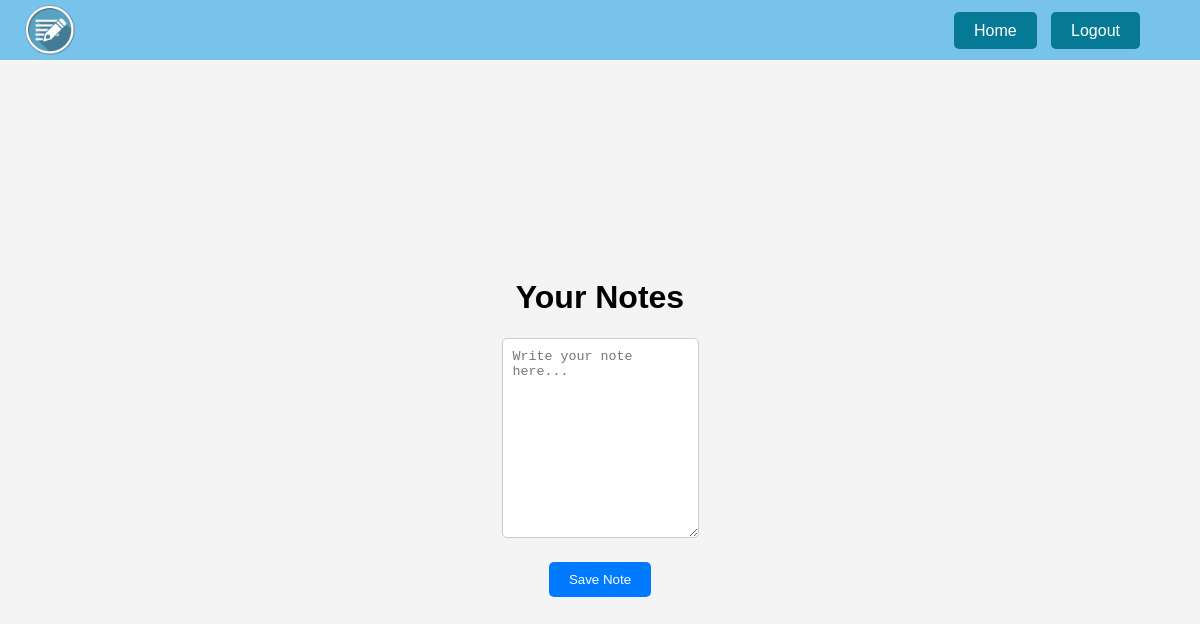
The app's page /home (signed in), older data.
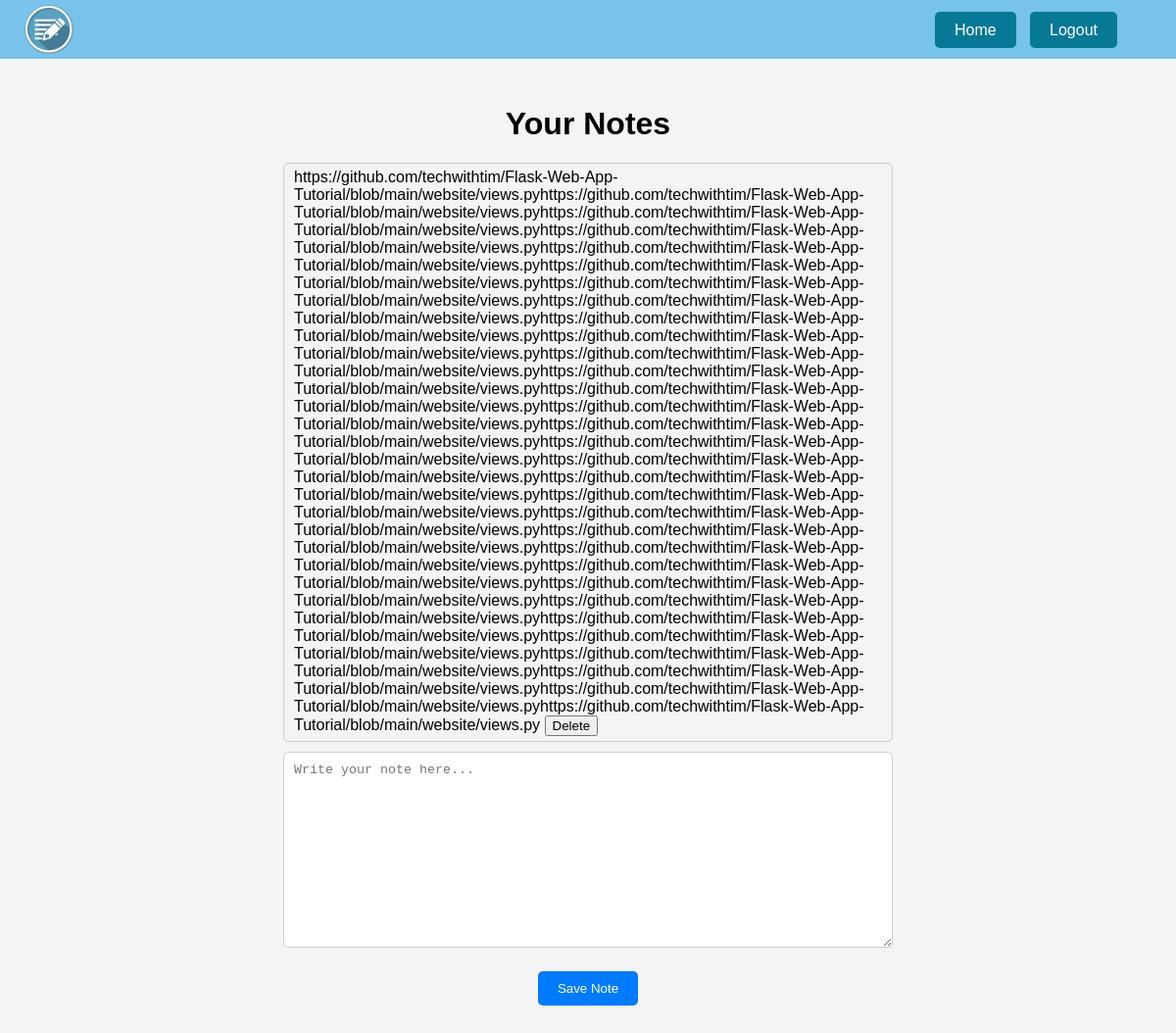
The same page, newer data.
### website/models.py (models this page shows)
class Note(db.Model):
    id = db.Column(db.Integer, primary_key=True)
    data = db.Column(db.String(10000))
    date = db.Column(db.DateTime(timezone=True), default=func.now())
    user_id = db.Column(db.Integer, db.ForeignKey('user.id'), nullable=False)

### website/views.py (the view, shortened to what this page needs)
@views.route('/home', methods=['GET', 'POST'])
@login_required
def home():
    return render_template('home.html', user=current_user)

### website/__init__.py (called while the page is built)
def create_app():
    app = Flask(__name__)
    app.config['SECRET_KEY'] = 'onlyfortesting2003'
    app.config['SQLALCHEMY_DATABASE_URI'] = f'sqlite:///{DBNAME}'
    db.init_app(app)
    from .views import views
    from .auth import auth
    app.register_blueprint(views, url_prefix='/')
    app.register_blueprint(auth, url_prefix='/')
    from .models import User, Note
    with app.app_context():
        create_database()
    login_manager = LoginManager()
    login_manager.login_view = 'auth.login'
    login_manager.init_app(app)
    @login_manager.user_loader
    def load_user(id):
        return User.query.get(int(id))
    return app

### website/templates/home.html (shortened to what this page needs)
{% extends "base.html" %}
{% block content %}
<div style="margin-top: 100px;">
    <h1 style="text-align: center;">Your Notes</h1>
    <ul class="notes-list">
        {% for note in user.notes %}
        <li>
            {{ note.data }}
            <button class="delete-btn" onclick="deleteNote({{ note.id }})">Delete</button>
        </li>
        {% endfor %}
    </ul>
    <form style="margin-bottom: 40px;" method="POST">
        <textarea class="note-container" name="note" id="note" placeholder="Write your note here..."></textarea>
        <div>
            <button class="notebtn" type="submit">Save Note</button>
        </div>
    </form>
</div>
{% endblock %}

### website/templates/base.html (shortened to what this page needs)
<!DOCTYPE html>
<html lang="en">
<head>
    <link rel="stylesheet" href="{{ url_for('static', filename='styles/styles.css') }}">
    <link rel="stylesheet" href="{{ url_for('static', filename='styles/headerbuttons.css') }}">
    <link rel="stylesheet" href="{{ url_for('static', filename='styles/home.css') }}">
    <link rel="stylesheet" href="{{ url_for('static', filename='styles/flashmessage.css') }}">
    <link rel="stylesheet" href="{{ url_for('static', filename='styles/note.css') }}">
</head>
<body>
    <header>
        <a href="{{ url_for('views.landingpage') }}" class="logo"></a>
        <div class="header-buttons">
            {% if user.is_authenticated %}
            <a href="/">Home</a>
            <a href="/logout">Logout</a>
            {% else %}
            <a href="/login">Login</a>
            <a href="/signup">Sign Up</a>
            {% endif %}
        </div>
    </header>
    <div class="alldiv">
        {% block content %}{% endblock %}
    </div>
</body>
</html>

### website/static/styles/styles.css (style rules this page uses)
header { position: fixed; top: 0; width: 100%; background-color: #77c3ec; height: 60px; border-bottom: 1px solid #ffffff; display: flex; }
.logo { width: 50px; height: 50px; border-left: 20px; background-image: url("../images/logo.png"); background-size: cover; margin-right: 20px; margin-top: 5px; margin-left: 25px; }
body { font-family: Arial, sans-serif; background-color: #f4f4f4; display: flex; flex-direction: column; justify-content: center; align-items: center; min-height: 100vh; }

### website/static/styles/headerbuttons.css (style rules this page uses)
.header-buttons { position: absolute; top: 10px; right: 10px; justify-content: space-around; align-items: center; margin-top: 12px; margin-right: 50px; }
.header-buttons a { margin-left: 10px; color: #fff; text-decoration: none; padding: 10px 20px; border-radius: 5px; transition: background-color 0.3s; background-color: #067996; }

### website/static/styles/note.css (style rules this page uses)
.note-container { width: 100%; height: 200px; padding: 10px; box-sizing: border-box; margin-bottom: 20px; border: 1px solid #ccc; border-radius: 5px; resize: vertical; }
.notebtn { display: block; margin: 0 auto; padding: 10px 20px; background-color: #007bff; color: #fff; border: none; border-radius: 5px; cursor: pointer; transition: background-color 0.3s; }
.notes-list { padding-right: 20px; list-style-type: none; margin: 0; padding: 0; }
.notes-list li { margin-bottom: 10px; padding: 5px 10px; border: 1px solid #ccc; border-radius: 5px; max-width: 600px; word-break: break-word; }

Row changes from the older to the newer data that the page shows:
added Note: data "https://github.com/techwithtim/Flask-Web-App-Tutorial/blob/main/website/views.pyhttps://github.com/techwithtim/Flask-Web-App-Tutorial/blob/main/website/views.pyhttps://github.com/techwithtim/Flask-Web-App-Tutorial/blob/main/website/views.pyhttps://github.com/techwithtim/Flask-Web-App-Tutorial/blob/main/website/views.pyhttps://github.com/techwithtim/Flask-Web-App-Tutorial/blob/main/website/views.pyhttps://github.com/techwithtim/Flask-Web-App-Tutorial/blob/main/website/views.pyhttps://github.com/techwithtim/Flask-Web-App-Tutorial/blob/main/website/views.pyhttps://github.com/techwithtim/Flask-Web-App-Tutorial/blob/main/website/views.pyhttps://github.com/techwithtim/Flask-Web-App-Tutorial/blob/m…"
